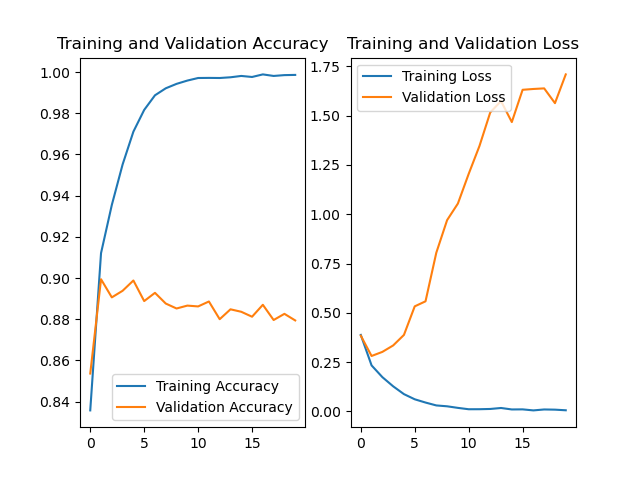

The Python source for this figure:
from keras.datasets import imdb
import numpy as np
import datetime
from sklearn.model_selection import train_test_split
# 参数num_words = dimension 的意思是仅保留训练数据的前dimension个最常见出现的单词，低频单词将被舍弃。
import matplotlib.pyplot as plt
from tensorflow.keras import models, layers
from tensorflow.keras.utils import to_categorical
import warnings
dimension = 10000
warnings.filterwarnings("ignore")
# 2、preprocess data
# 定义数据集向量化的函数（转换为one hot编码）


def vectorize_sequences(sequences, dimension=dimension):
    results = np.zeros((len(sequences), dimension))  # 数据集长度
    for i, sequence in enumerate(sequences):
        results[i, sequence] = 1  # one-hot
    return results


def vec_seq(numSeq):
    Vec = [0] * dimension
    for num in numSeq:
        Vec[int(num)] += 1
    return Vec


def train():
    # 1、load data
    time1 = datetime.datetime.now()
    # (x_train, y_train), (x_test, y_test) = imdb.load_data(num_words=dimension)
    trainlines = open("./task3/train/train_data.txt").readlines()
    x_data = np.array([vec_seq(line.split()) for line in trainlines])
    trainlabels = open("./task3/train/train_labels.txt").readlines()
    y = list(map(int, [line.strip() for line in trainlabels]))
    y_data = np.array(to_categorical(y))
    testlines = open("./task3/test/test_data.txt").readlines()
    X_pred = np.array([vec_seq(line.split()) for line in testlines])
    X_train, X_test, Y_train, Y_test = train_test_split(x_data, y_data, test_size=0.20, random_state=0)
    # 取出测试数据集
    # with open("./task3/test/test_data.txt", "rb") as fr:
    #     test_data_n = [inst.decode().strip().split(' ') for inst in fr.readlines()]
    #     test_data = [[int(element) for element in line] for line in test_data_n]
    # test_data = np.array(test_data)

    # 数据预处理：转化为one hot编码
    # X_train = vectorize_sequences(X_train)
    # X_test = vectorize_sequences(X_test)
    # x_test_local = vectorize_sequences(test_data)

    time2 = datetime.datetime.now()
    print("data load and preprocess takes " + str((time2 - time1).seconds) + " s")

    time1 = datetime.datetime.now()

    # 定义Sequential类
    model = models.Sequential()
    # 全连接层，128个节点
    model.add(layers.Dense(128, activation='relu', input_shape=(10000,)))
    model.add(layers.Dropout(0.2))
    # 全连接层，64个节点
    model.add(layers.Dense(64, activation='relu'))
    model.add(layers.Dropout(0.2))
    # 全连接层，得到输出
    model.add(layers.Dense(2, activation='softmax'))
    # loss
    model.compile(optimizer='rmsprop',
                  loss='categorical_crossentropy',
                  metrics=['accuracy'])
    history = model.fit(X_train,
                        Y_train,
                        epochs=2,
                        batch_size=64,
                        validation_data=(X_test, Y_test),
                        validation_freq=1)
    model.summary()
    results = model.evaluate(X_test, Y_test)
    print(results)

    time2 = datetime.datetime.now()
    print("model train takes " + str((time2 - time1).seconds) + " s")
    # 4、model predict
    time1 = datetime.datetime.now()
    y_pred = model.predict(X_test)
    y_pred_local = model.predict(X_pred)
    time2 = datetime.datetime.now()
    print("model predict takes " + str((time2 - time1).seconds) + " s")
    # 5、model evaluation
    des = np.argmax(y_pred_local, axis=1)
    np.savetxt('exp3_result.txt', des, fmt='%d', delimiter='\n')
    print('测试集分类结果保存完毕')
    acc = history.history['accuracy']
    val_acc = history.history['val_accuracy']
    loss = history.history['loss']
    val_loss = history.history['val_loss']

    plt.subplot(1, 2, 1)
    plt.plot(acc, label='Training Accuracy')
    plt.plot(val_acc, label='Validation Accuracy')
    plt.title('Training and Validation Accuracy')
    plt.legend()

    plt.subplot(1, 2, 2)
    plt.plot(loss, label='Training Loss')
    plt.plot(val_loss, label='Validation Loss')
    plt.title('Training and Validation Loss')
    plt.legend()
    plt.show()

def max_itr():
    # 1、load data
    time1 = datetime.datetime.now()
    # (x_train, y_train), (x_test, y_test) = imdb.load_data(num_words=dimension)
    trainlines = open("./task3/train/train_data.txt").readlines()
    x_data = [vec_seq(line.split()) for line in trainlines]
    trainlabels = open("./task3/train/train_labels.txt").readlines()
    y_data = list(map(int, [line.strip() for line in trainlabels]))
    testlines = open("./task3/test/test_data.txt").readlines()
    X_pred = [vec_seq(line.split()) for line in testlines]
    X_train, X_test, Y_train, Y_test = train_test_split(x_data, y_data, test_size=0.25, random_state=0)
    time2 = datetime.datetime.now()
    print("data load and preprocess takes " + str((time2 - time1).seconds) + " s")
    n = 80
    ans = []
    x = range(1, n + 1, 2)

    plt.plot(x, ans, "g", marker='D', markersize=5, label="F-measure")
    # 绘制坐标轴标签
    plt.xlabel("Max_iter")
    plt.ylabel("F-measure")
    plt.show()


if __name__ == "__main__":
    train()
